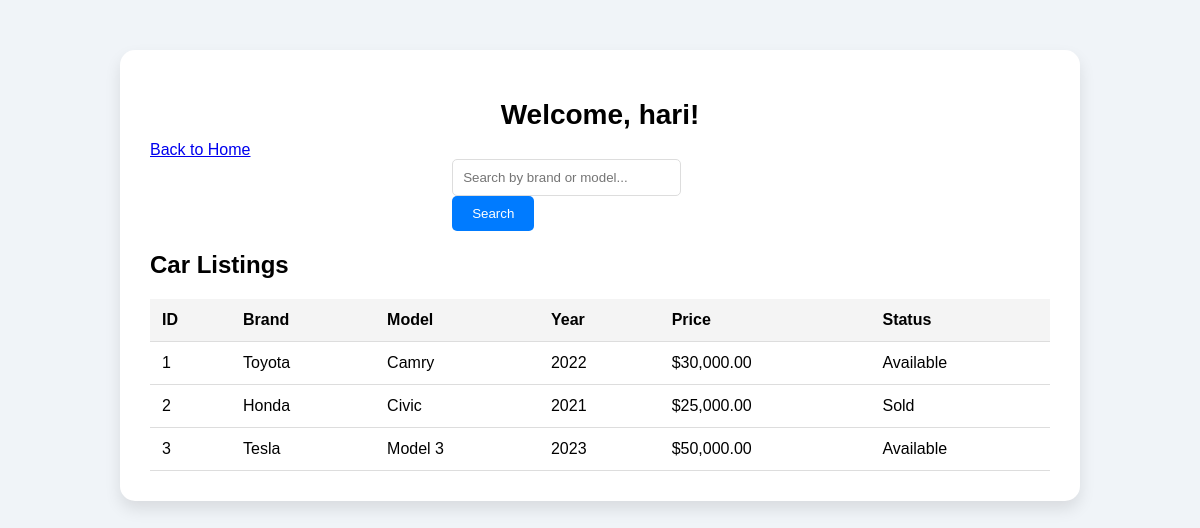
The page /search.php (signed in) on the database its author committed.
### tables this page shows
CREATE TABLE `cars` (
  `id` int NOT NULL,
  `brand` varchar(50) NOT NULL,
  `model` varchar(50) NOT NULL,
  `year` int NOT NULL,
  `price` decimal(10,2) NOT NULL,
  `status` enum('available','sold') DEFAULT 'available',
  `created_at` timestamp NULL DEFAULT CURRENT_TIMESTAMP
);

### search.php (the view, shortened to what this page needs)
<?php
include("php/config.php");
$search_query = "";
if (isset($_GET['search'])) {
    $search_query = mysqli_real_escape_string($con, $_GET['search']);
    $query = "SELECT * FROM cars
              WHERE brand LIKE '%$search_query%'
                 OR model LIKE '%$search_query%'";
} else {
    $query = "SELECT * FROM cars";
}
$result = mysqli_query($con, $query);
?>
<!DOCTYPE html>
<html lang="en">
<head>
    <link rel="stylesheet" href="style/style_search.css">
</head>
<body>
    <div class="container">
        <header>
            <h1>Welcome, <?php echo $_SESSION['username']; ?>!</h1>
            <a href="rumah.php" class="btn">Back to Home</a>
        </header>
        <div class="box form-box">
            <form action="search.php" method="get">
                <input type="text" name="search" placeholder="Search by brand or model..."
                       value="<?php echo htmlspecialchars($search_query); ?>" required>
                <button type="submit" class="btn">Search</button>
            </form>
        </div>
        <div class="box results-box">
            <h2>Car Listings</h2>
            <?php if (mysqli_num_rows($result) > 0): ?>
                <table>
                    <thead>
                        <tr>
                            <th>ID</th>
                            <th>Brand</th>
                            <th>Model</th>
                            <th>Year</th>
                            <th>Price</th>
                            <th>Status</th>
                        </tr>
                    </thead>
                    <tbody>
                        <?php while ($row = mysqli_fetch_assoc($result)): ?>
                            <tr>
                                <td><?php echo $row['id']; ?></td>
                                <td><?php echo $row['brand']; ?></td>
                                <td><?php echo $row['model']; ?></td>
                                <td><?php echo $row['year']; ?></td>
                                <td>$<?php echo number_format($row['price'], 2); ?></td>
                                <td><?php echo ucfirst($row['status']); ?></td>
                            </tr>
                        <?php endwhile; ?>
                    </tbody>
                </table>
            <?php else: ?>
                <p>No cars found.</p>
            <?php endif; ?>
        </div>
    </div>
</body>
</html>

### style/style_search.css (style rules this page uses)
body { margin: 0; padding: 0; font-family: Arial, sans-serif; background-color: #f0f4f8; }
.container { max-width: 900px; margin: 50px auto; padding: 30px; background-color: #ffffff; border-radius: 15px; box-shadow: 0 8px 16px rgba(0, 0, 0, 0.1); }
header h1 { text-align: center; margin-bottom: 10px; font-size: 28px; font-weight: bold; }
.form-box { display: flex; justify-content: center; margin-bottom: 20px; }
.form-box input[type="text"] { width: 70%; padding: 10px; margin-right: 10px; border: 1px solid #ddd; border-radius: 5px; }
.form-box button { padding: 10px 20px; border: none; border-radius: 5px; background-color: #007bff; color: white; cursor: pointer; transition: background-color 0.3s; }
table { width: 100%; border-collapse: collapse; margin-top: 20px; }
th, td { padding: 12px; text-align: left; border-bottom: 1px solid #ddd; }
th { background-color: #f4f4f4; font-weight: bold; }

### rows shown on the page
cars: id "1", brand "Toyota", model "Camry", year "2022", price "30,000.00", status "Available"
cars: id "2", brand "Honda", model "Civic", year "2021", price "25,000.00", status "Sold"
cars: id "3", brand "Tesla", model "Model 3", year "2023", price "50,000.00", status "Available"

### other values the page prints
$_SESSION['username'] "hari"
